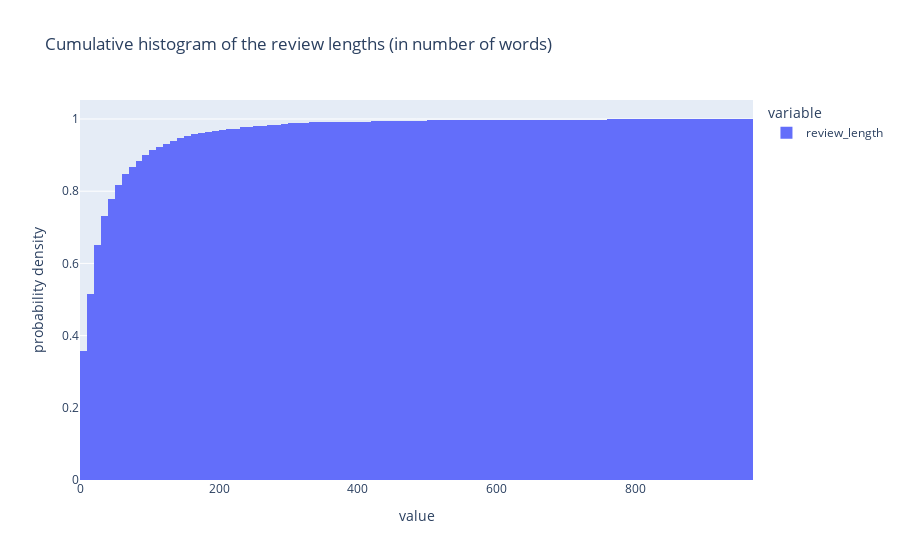

Here is the notebook cell this chart was saved with:
### Markdown cell above
### Study of the size of the reviews.

### Code cell
import plotly.express as px

px.histogram(
    data_frame={"review_length": [len(review[0].split(" ")) for review in X_train]},
    cumulative=True,
    histnorm="probability density",
    title="Cumulative histogram of the review lengths (in number of words)"
)

### Figure 1 — Plotly figure (JSON) as saved in the notebook; plotly's stock layout.template omitted (floating-point values rounded to 4 significant figures; data arrays with more than 128 entries replaced by an {"elided": "..."} marker saying what was removed)
{"data": [{"alignmentgroup": "True", "bingroup": "x", "cumulative": {"enabled": true}, "histnorm": "probability density", "hovertemplate": "variable=review_length<br>value=%{x}<br>probability density=%{y}<extra></extra>", "legendgroup": "review_length", "marker": {"color": "#636efa", "pattern": {"shape": ""}}, "name": "review_length", "offsetgroup": "review_length", "orientation": "v", "showlegend": true, "type": "histogram", "x": {"elided": "2042 int values"}, "xaxis": "x", "yaxis": "y"}], "layout": {"barmode": "relative", "legend": {"title": {"text": "variable"}, "tracegroupgap": 0}, "title": {"text": "Cumulative histogram of the review lengths (in number of words)"}, "xaxis": {"anchor": "y", "domain": [0, 1], "title": {"text": "value"}}, "yaxis": {"anchor": "x", "domain": [0, 1], "title": {"text": "probability density"}}}}
